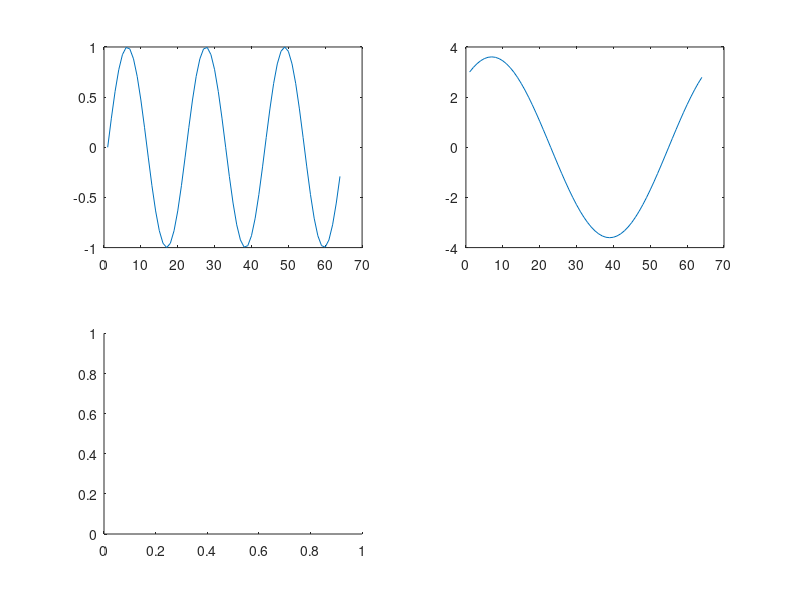

MATLAB code for this plot: (Note: this script raises an error after producing the figure.)
clear;
close all;

subplot(2,2,1);
N=64;
m1=1;
m2=2;
m3=3;
w=2*pi;
t=0:63;
% Create sub-carrier f1
f1_r=cos(w*t*m1/N);
f1_i=sin(w*t*m1/N);
% Create sub-carrier f2
f2_r=cos(w*t*m2/N);
f2_i=sin(w*t*m2/N);
% Create sub-carrier f3
f3_r=cos(w*t*m3/N);
f3_i=sin(w*t*m3/N);
plot(f1_r);
plot(f1_i);
plot(f2_r);
plot(f2_i);
plot(f3_r);
plot(f3_i);
% Place Data on f1
s1_r=3*f1_r;
s1_i=2*f1_i;
s1p= s1_r + s1_i; % for graphical understanding only
s1 = s1_r + s1_i;
% Place Data on f2
s2_r=0*f2_r;
s2_i=0*f2_i;
s2p= s2_r + s2_i; % for graphical understanding only
s2 = s2_r + i*s2_i;
% Place Data on f3
s3_r=0*f3_r;
s3_i=0*f3_i;
s3p= s3_r + s3_i; % for graphical understanding only
s3 = s3_r + i*s3_i;

subplot(2,2,2);
spTot=s1p+s2p+s3p; % for graphical understanding only
plot(spTot);
subplot(2,2,3);
% Build Symbol
sTot = s1 + s2 + s3;
RecWv = fft(sTot,-1)/64;
Rr=real(RecWv);
Ir=imag(RecWv);
plot(Rr);
subplot(2,2,4);
plot(Ir);
